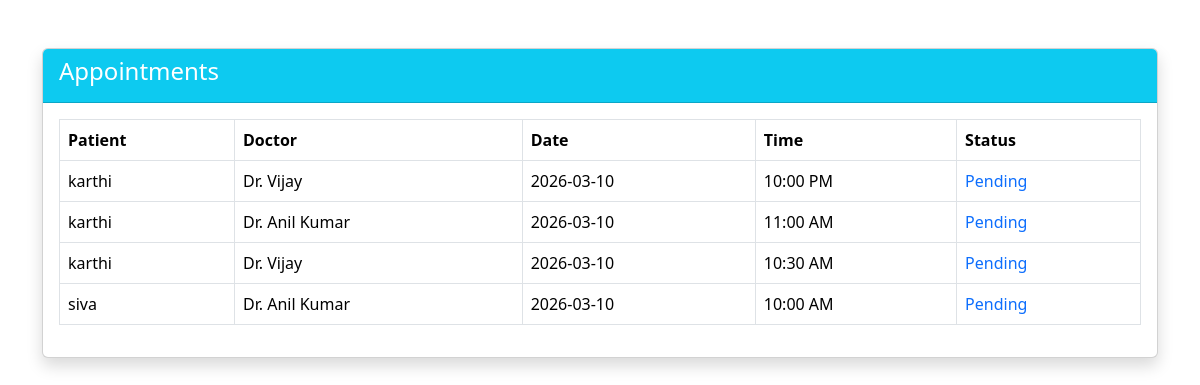
Screenshot of /appointments.php with the database file from the repository.
### tables this page shows
CREATE TABLE IF NOT EXISTS `appointments` (
  `id` int NOT NULL AUTO_INCREMENT,
  `patient_name` varchar(100) DEFAULT NULL,
  `doctor_id` int DEFAULT NULL,
  `date` date DEFAULT NULL,
  `time` time DEFAULT NULL,
  `status` enum('Pending','Visited','Expired') DEFAULT 'Pending',
  PRIMARY KEY (`id`)
);

CREATE TABLE IF NOT EXISTS `doctors` (
  `id` int NOT NULL AUTO_INCREMENT,
  `name` varchar(100) NOT NULL,
  `specialization` varchar(100) NOT NULL,
  `fee` int NOT NULL,
  `phone` varchar(20) DEFAULT NULL,
  PRIMARY KEY (`id`)
);

### appointments.php (the view, shortened to what this page needs)
<?php
include("db.php");
mysqli_query($conn, "
    UPDATE appointments
    SET status = 'Expired'
    WHERE status = 'Pending'
    AND CONCAT(date, ' ', time) < NOW() - INTERVAL 30 MINUTE
");
$data = mysqli_query($conn, "
SELECT appointments.*, doctors.name AS doctor
FROM appointments
JOIN doctors ON appointments.doctor_id = doctors.id
ORDER BY appointments.date DESC, appointments.time DESC
");
?>
<!DOCTYPE html>
<html>
<head>
<link href="https://cdn.jsdelivr.net/npm/bootstrap@5.3.2/dist/css/bootstrap.min.css" rel="stylesheet">
</head>
<body>
<div class="container mt-5">
    <div class="card shadow">
        <div class="card-header bg-info text-white">
            <h4>Appointments</h4>
        </div>
        <div class="card-body">
            <table class="table table-bordered">
                <tr>
                    <th>Patient</th>
                    <th>Doctor</th>
                    <th>Date</th>
                    <th>Time</th>
                    <th>Status</th>
                </tr>
                <?php while($row = mysqli_fetch_assoc($data)) { ?>
                <tr>
                    <td><?= $row['patient_name']; ?></td>
                    <td><?= $row['doctor']; ?></td>
                    <td><?= $row['date']; ?></td>
                    <td><?= date("h:i A", strtotime($row['time'])); ?></td>
                    <td>
                        <?php
                        if($row['status'] == 'Pending') echo '<span class="text-primary">Pending</span>';
                        elseif($row['status'] == 'Visited') echo '<span class="text-success">Visited</span>';
                        elseif($row['status'] == 'Expired') echo '<span class="text-danger">Expired</span>';
                        ?>
                    </td>
                </tr>
                <?php } ?>
            </table>
        </div>
    </div>
</div>
</body>
</html>

### rows the page displays
appointments: patient_name "karthi", doctor.name "Dr. Vijay", date "2026-03-10", time "10:00 PM", status "Pending"
appointments: patient_name "karthi", doctor.name "Dr. Anil Kumar", date "2026-03-10", time "11:00 AM", status "Pending"
appointments: patient_name "karthi", doctor.name "Dr. Vijay", date "2026-03-10", time "10:30 AM", status "Pending"
appointments: patient_name "siva", doctor.name "Dr. Anil Kumar", date "2026-03-10", time "10:00 AM", status "Pending"
